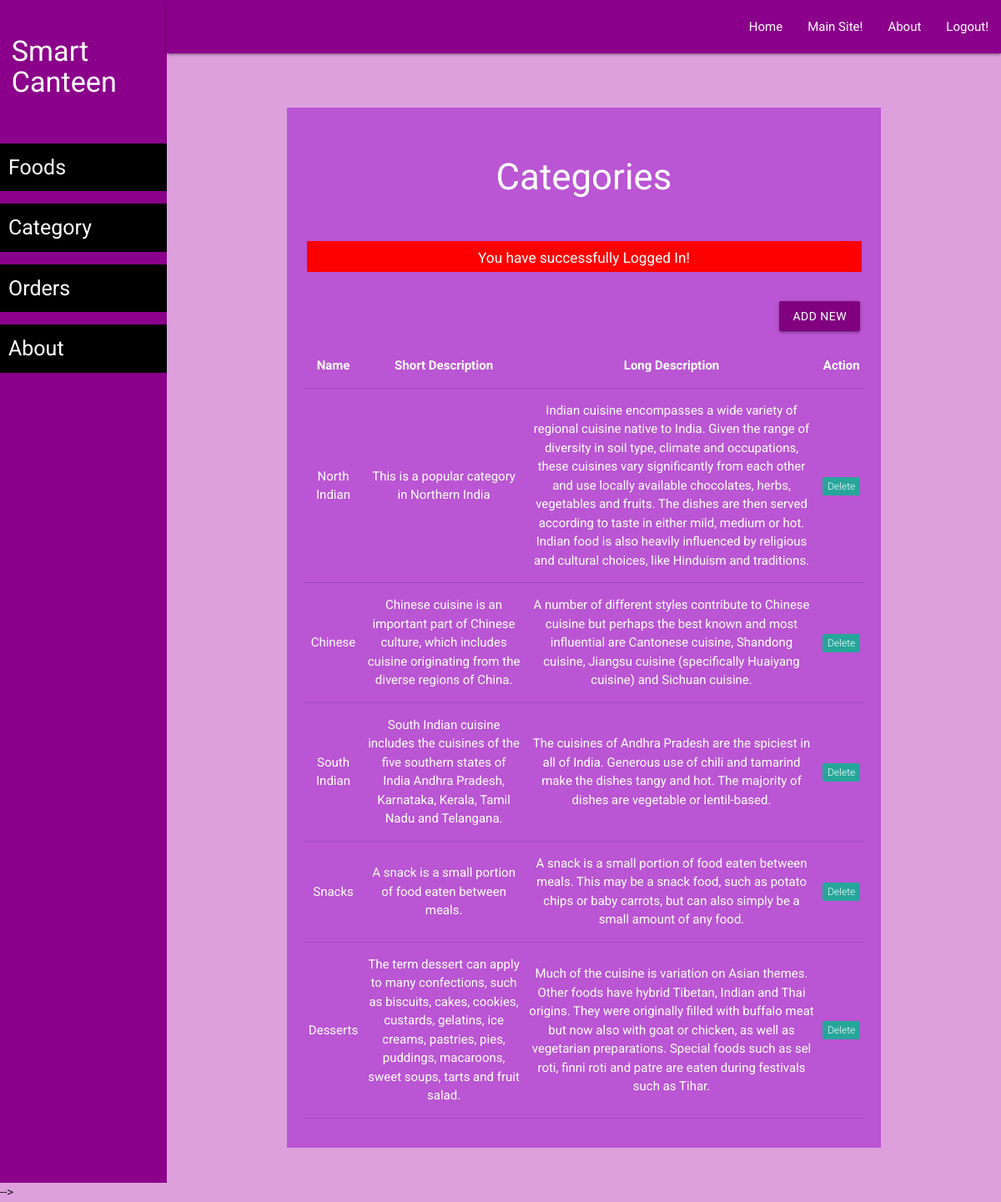
The app's page /admin/category-list.php (signed in) with its own data.
### tables this page shows
CREATE TABLE `categories` (
  `id` int(11) NOT NULL,
  `name` varchar(250) NOT NULL,
  `short_desc` varchar(250) NOT NULL,
  `long_desc` varchar(500) NOT NULL
);

### admin/category-list.php (the view, shortened to what this page needs)
<?php require('layout/header.php'); ?>
<?php require('layout/left-sidebar-long.php'); ?>
<?php require('layout/topnav.php'); ?>
<?php require('layout/left-sidebar-short.php'); ?>
<?php
require('../backends/connection-pdo.php');
$sql = 'SELECT * FROM categories';
$query  = $pdoconn->prepare($sql);
$query->execute();
$arr_all = $query->fetchAll(PDO::FETCH_ASSOC);
?>
<div class="section white-text" style="background:#BA55D3 /*#B35458;*/">
	<div class="section">
		<h3>Categories</h3>
	</div>
  <?php
    if (isset($_SESSION['msg'])) {
        echo '<div class="section center" style="margin: 5px 35px;"><div class="row" style="background: red; color: white;">
        <div class="col s12">
            <h6>'.$_SESSION['msg'].'</h6>
            </div>
        </div></div>';
    }
    ?>
	<div class="section right" style="padding: 15px 25px;">
		<a href="category-add.php" class="waves-effect waves-light btn">Add New</a>
	</div>
	<div class="section center" style="padding: 20px;">
		<table class="centered responsive-table">
        <thead>
          <tr>
              <th>Name</th>
              <th>Short Description</th>
              <th>Long Description</th>
              <th>Action</th>
          </tr>
        </thead>
        <tbody>
          <?php
            foreach ($arr_all as $key) {
          ?>
          <tr>
            <td><?php echo $key['name']; ?></td>
            <td><?php echo $key['short_desc']; ?></td>
            <td><?php echo $key['long_desc']; ?></td>
            <td><a href="../backends/admin/cat-delete.php?id=<?php echo $key['id']; ?>"><span class="new badge" data-badge-caption="">Delete</span></a></td>
          </tr>
          <?php } ?>
        </tbody>
      </table>
	</div>
</div>
<?php require('layout/footer.php'); ?>

### css/form-style.css (style rules this page uses)
body { background:#DDA0DD; font-family: "Roboto", sans-serif; -webkit-font-smoothing: antialiased; -moz-osx-font-smoothing: grayscale; }
.btn, .btn:active, .btn:hover { background: #800080 !important; width: 100%; }
.row { margin-bottom: 0 !important; }
.col { padding: 0 !important; }

### records on screen
categories: name "North Indian", short_desc "This is a popular category in Northern India", long_desc "Indian cuisine encompasses a wide variety of regional cuisine native to India. Given the range of diversity in soil type, climate and occupations, these cuisines vary significantly from each other and use locally available chocolates, herbs, vegetables and fruits. The dishes are then served according to taste in either mild, medium or hot. Indian food is also heavily influenced by religious and cultural choices, like Hinduism and traditions."
categories: name "Chinese", short_desc "Chinese cuisine is an important part of Chinese culture, which includes cuisine originating from the diverse regions of China.", long_desc "A number of different styles contribute to Chinese cuisine but perhaps the best known and most influential are Cantonese cuisine, Shandong cuisine, Jiangsu cuisine (specifically Huaiyang cuisine) and Sichuan cuisine."
categories: name "South Indian", short_desc "South Indian cuisine includes the cuisines of the five southern states of India Andhra Pradesh, Karnataka, Kerala, Tamil Nadu and Telangana.", long_desc "The cuisines of Andhra Pradesh are the spiciest in all of India. Generous use of chili and tamarind make the dishes tangy and hot. The majority of dishes are vegetable or lentil-based."
categories: name "Snacks", short_desc "A snack is a small portion of food eaten between meals.", long_desc "A snack is a small portion of food eaten between meals. This may be a snack food, such as potato chips or baby carrots, but can also simply be a small amount of any food."
categories: name "Desserts", short_desc "The term dessert can apply to many confections, such as biscuits, cakes, cookies, custards, gelatins, ice creams, pastries, pies, puddings, macaroons, sweet soups, tarts and fruit salad.", long_desc "Much of the cuisine is variation on Asian themes. Other foods have hybrid Tibetan, Indian and Thai origins. They were originally filled with buffalo meat but now also with goat or chicken, as well as vegetarian preparations. Special foods such as sel roti, finni roti and patre are eaten during festivals such as Tihar."

### other values on screen
$_SESSION['msg'] "You have successfully Logged In!"
